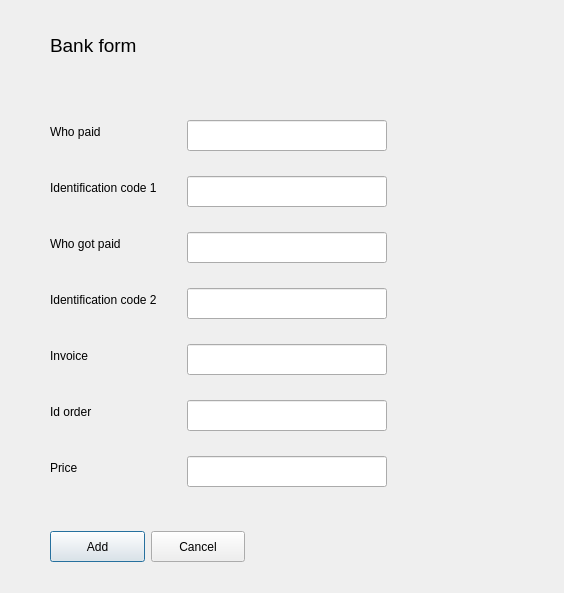
<?xml version="1.0" encoding="UTF-8"?>
<ui version="4.0">
 <class>BankForm</class>
 <widget class="QDialog" name="BankForm">
  <property name="geometry">
   <rect>
    <x>0</x>
    <y>0</y>
    <width>564</width>
    <height>593</height>
   </rect>
  </property>
  <property name="windowTitle">
   <string>Accounting system</string>
  </property>
  <widget class="QLabel" name="label">
   <property name="geometry">
    <rect>
     <x>50</x>
     <y>30</y>
     <width>131</width>
     <height>31</height>
    </rect>
   </property>
   <property name="font">
    <font>
     <pointsize>14</pointsize>
    </font>
   </property>
   <property name="text">
    <string>Bank form</string>
   </property>
  </widget>
  <widget class="QWidget" name="layoutWidget">
   <property name="geometry">
    <rect>
     <x>50</x>
     <y>530</y>
     <width>195</width>
     <height>33</height>
    </rect>
   </property>
   <layout class="QHBoxLayout" name="horizontalLayout">
    <item>
     <widget class="QPushButton" name="pushButton">
      <property name="minimumSize">
       <size>
        <width>0</width>
        <height>31</height>
       </size>
      </property>
      <property name="text">
       <string>Add</string>
      </property>
     </widget>
    </item>
    <item>
     <widget class="QPushButton" name="pushButton_2">
      <property name="minimumSize">
       <size>
        <width>0</width>
        <height>31</height>
       </size>
      </property>
      <property name="text">
       <string>Cancel</string>
      </property>
     </widget>
    </item>
   </layout>
  </widget>
  <widget class="QLabel" name="label_16">
   <property name="geometry">
    <rect>
     <x>267</x>
     <y>536</y>
     <width>63</width>
     <height>20</height>
    </rect>
   </property>
   <property name="font">
    <font>
     <pointsize>12</pointsize>
    </font>
   </property>
   <property name="styleSheet">
    <string notr="true">color: #139e13;</string>
   </property>
   <property name="text">
    <string/>
   </property>
  </widget>
  <widget class="QWidget" name="layoutWidget">
   <property name="geometry">
    <rect>
     <x>50</x>
     <y>120</y>
     <width>401</width>
     <height>371</height>
    </rect>
   </property>
   <layout class="QHBoxLayout" name="horizontalLayout_2">
    <property name="spacing">
     <number>20</number>
    </property>
    <item>
     <layout class="QFormLayout" name="formLayout">
      <property name="horizontalSpacing">
       <number>30</number>
      </property>
      <property name="verticalSpacing">
       <number>25</number>
      </property>
      <item row="0" column="0">
       <widget class="QLabel" name="label_2">
        <property name="text">
         <string>Who paid</string>
        </property>
       </widget>
      </item>
      <item row="0" column="1">
       <widget class="QLineEdit" name="lineEdit">
        <property name="sizePolicy">
         <sizepolicy hsizetype="Fixed" vsizetype="Fixed">
          <horstretch>0</horstretch>
          <verstretch>0</verstretch>
         </sizepolicy>
        </property>
        <property name="minimumSize">
         <size>
          <width>200</width>
          <height>31</height>
         </size>
        </property>
       </widget>
      </item>
      <item row="1" column="0">
       <widget class="QLabel" name="label_3">
        <property name="text">
         <string>Identification code 1</string>
        </property>
       </widget>
      </item>
      <item row="1" column="1">
       <widget class="QLineEdit" name="lineEdit_2">
        <property name="sizePolicy">
         <sizepolicy hsizetype="Fixed" vsizetype="Fixed">
          <horstretch>0</horstretch>
          <verstretch>0</verstretch>
         </sizepolicy>
        </property>
        <property name="minimumSize">
         <size>
          <width>200</width>
          <height>31</height>
         </size>
        </property>
       </widget>
      </item>
      <item row="2" column="0">
       <widget class="QLabel" name="label_4">
        <property name="text">
         <string>Who got paid</string>
        </property>
       </widget>
      </item>
      <item row="2" column="1">
       <widget class="QLineEdit" name="lineEdit_3">
        <property name="sizePolicy">
         <sizepolicy hsizetype="Fixed" vsizetype="Fixed">
          <horstretch>0</horstretch>
          <verstretch>0</verstretch>
         </sizepolicy>
        </property>
        <property name="minimumSize">
         <size>
          <width>200</width>
          <height>31</height>
         </size>
        </property>
       </widget>
      </item>
      <item row="3" column="0">
       <widget class="QLabel" name="label_5">
        <property name="text">
         <string>Identification code 2</string>
        </property>
       </widget>
      </item>
      <item row="3" column="1">
       <widget class="QLineEdit" name="lineEdit_4">
        <property name="sizePolicy">
         <sizepolicy hsizetype="Fixed" vsizetype="Fixed">
          <horstretch>0</horstretch>
          <verstretch>0</verstretch>
         </sizepolicy>
        </property>
        <property name="minimumSize">
         <size>
          <width>200</width>
          <height>31</height>
         </size>
        </property>
       </widget>
      </item>
      <item row="4" column="0">
       <widget class="QLabel" name="label_6">
        <property name="text">
         <string>Invoice</string>
        </property>
       </widget>
      </item>
      <item row="4" column="1">
       <widget class="QLineEdit" name="lineEdit_5">
        <property name="sizePolicy">
         <sizepolicy hsizetype="Fixed" vsizetype="Fixed">
          <horstretch>0</horstretch>
          <verstretch>0</verstretch>
         </sizepolicy>
        </property>
        <property name="minimumSize">
         <size>
          <width>200</width>
          <height>31</height>
         </size>
        </property>
       </widget>
      </item>
      <item row="5" column="0">
       <widget class="QLabel" name="label_7">
        <property name="text">
         <string>Id order</string>
        </property>
       </widget>
      </item>
      <item row="5" column="1">
       <widget class="QLineEdit" name="lineEdit_6">
        <property name="sizePolicy">
         <sizepolicy hsizetype="Fixed" vsizetype="Fixed">
          <horstretch>0</horstretch>
          <verstretch>0</verstretch>
         </sizepolicy>
        </property>
        <property name="minimumSize">
         <size>
          <width>200</width>
          <height>31</height>
         </size>
        </property>
       </widget>
      </item>
      <item row="6" column="0">
       <widget class="QLabel" name="label_14">
        <property name="text">
         <string>Price</string>
        </property>
       </widget>
      </item>
      <item row="6" column="1">
       <widget class="QLineEdit" name="lineEdit_7">
        <property name="sizePolicy">
         <sizepolicy hsizetype="Fixed" vsizetype="Fixed">
          <horstretch>0</horstretch>
          <verstretch>0</verstretch>
         </sizepolicy>
        </property>
        <property name="minimumSize">
         <size>
          <width>200</width>
          <height>31</height>
         </size>
        </property>
       </widget>
      </item>
     </layout>
    </item>
    <item>
     <layout class="QVBoxLayout" name="verticalLayout">
      <property name="spacing">
       <number>7</number>
      </property>
      <item>
       <widget class="QLabel" name="label_8">
        <property name="styleSheet">
         <string notr="true">color: #cf2323;</string>
        </property>
        <property name="text">
         <string/>
        </property>
       </widget>
      </item>
      <item>
       <widget class="QLabel" name="label_9">
        <property name="styleSheet">
         <string notr="true">color: #cf2323;</string>
        </property>
        <property name="text">
         <string/>
        </property>
       </widget>
      </item>
      <item>
       <widget class="QLabel" name="label_10">
        <property name="styleSheet">
         <string notr="true">color: #cf2323;</string>
        </property>
        <property name="text">
         <string/>
        </property>
       </widget>
      </item>
      <item>
       <widget class="QLabel" name="label_11">
        <property name="styleSheet">
         <string notr="true">color: #cf2323;</string>
        </property>
        <property name="text">
         <string/>
        </property>
       </widget>
      </item>
      <item>
       <widget class="QLabel" name="label_12">
        <property name="styleSheet">
         <string notr="true">color: #cf2323;</string>
        </property>
        <property name="text">
         <string/>
        </property>
       </widget>
      </item>
      <item>
       <widget class="QLabel" name="label_13">
        <property name="styleSheet">
         <string notr="true">color: #cf2323;</string>
        </property>
        <property name="text">
         <string/>
        </property>
       </widget>
      </item>
      <item>
       <widget class="QLabel" name="label_15">
        <property name="styleSheet">
         <string notr="true">color: #cf2323;</string>
        </property>
        <property name="text">
         <string/>
        </property>
       </widget>
      </item>
     </layout>
    </item>
   </layout>
  </widget>
 </widget>
 <resources/>
 <connections/>
</ui>
